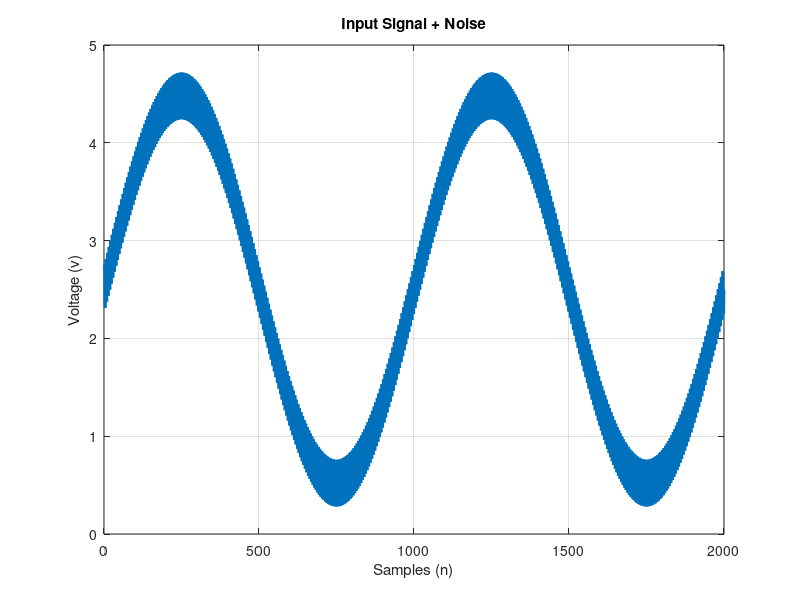
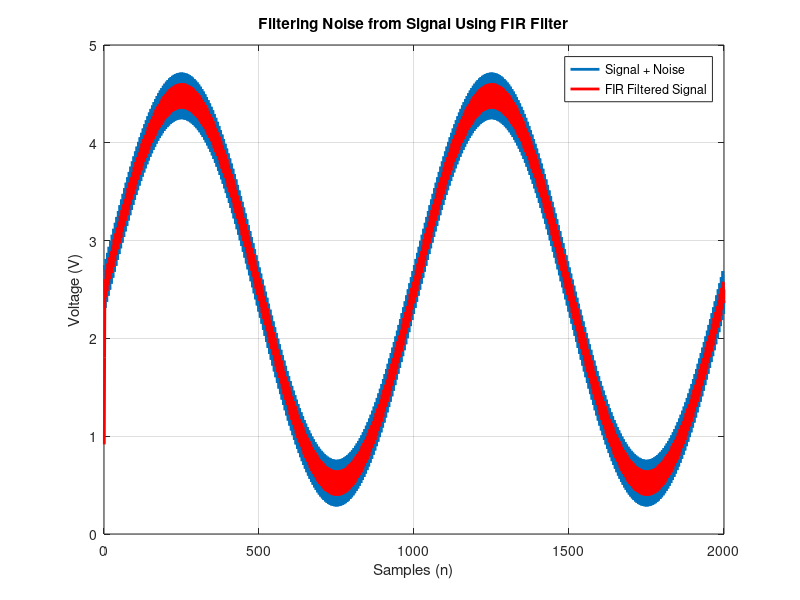
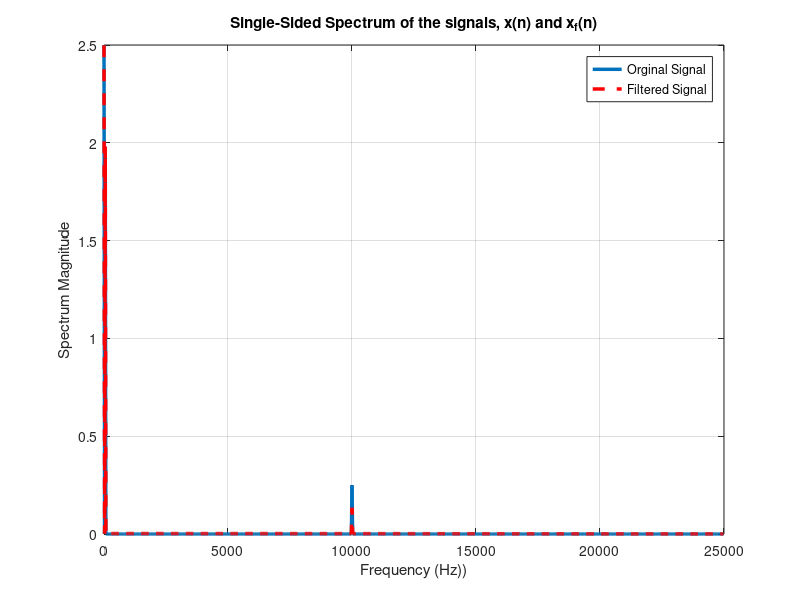

Write MATLAB code to recreate these figures, in order.
clear 
close all
clc

%% Discrete-Time Signal + Noise

n = 1:2000;     % Samples (n)

f_signal = 50;  % Desirable Signal Frequency
f_noise = 10e3; % Noise Frequency
Fs = 50e3;      % Sampling Frequency
Ts = 1/Fs;      % Sampling Time

x_signal = 280*sqrt(2)*sin(2*pi*f_signal*Ts*n);     % Desirable Signal
x_noise = 50*sin(2*pi*f_noise*Ts*n);                % Noise Signal

x_sn = 2.5 + 0.005*(x_signal + x_noise);    % Input Signal = Desirable Signal + Noise

% Plot the input Signal
figure
plot(n,x_sn)        
grid on
xlabel('Samples (n)')
ylabel('Voltage (v)')
title('Input Signal + Noise')
h1 = findobj(gcf,'type','line');
set(h1,'linewidth',2)


%% Calculating FIR Filter Output  

NN = length(x_sn);  % Finding no. of samples in the input signal

y_vector = zeros(1,NN);   % Initializing the Filter Output Vector

% Initializing the variables needed for computing the Filter Output
x_n_15 = 0;
x_n_14 = 0;
x_n_13 = 0;
x_n_12 = 0;
x_n_11 = 0;
x_n_10 = 0;
x_n_9 = 0;
x_n_8 = 0;
x_n_7 = 0;
x_n_6 = 0;
x_n_5 = 0;
x_n_4 = 0;
x_n_3 = 0;
x_n_2 = 0;
x_n_1 = 0;

% Calculating the Filter Output one sample at a time
for ii = 1:NN
    
    x_n = x_sn(ii);    % Get new Input sample and assign it to x(n)
    
    % Calculate the FIR Filter Output for M = 3
     y_n = (1/3)*(x_n + x_n_1 + x_n_2);
    
    % Calculate the FIR Filter Output for M = 6
%     y_n = (1/6)*(x_n + x_n_1 + x_n_2 + x_n_3 + x_n_4 + x_n_5);

    % Calculate the FIR Filter Output for M = 11
%     y_n = (1/11)*(x_n + x_n_1 + x_n_2 + x_n_3 + x_n_4 + x_n_5 + x_n_6 + x_n_7 + x_n_8 + x_n_9 + x_n_10);

    % Calculate the FIR Filter Output for M = 16
%    y_n = (1/16)*(x_n + x_n_1 + x_n_2 + x_n_3 + x_n_4 + x_n_5 + x_n_6 + x_n_7 + x_n_8 + x_n_9 + x_n_10 + x_n_11 + x_n_12 + x_n_13 + x_n_14 + x_n_15);
    
    % Save it to the output vector
    y_vector(ii) = y_n;
    
    % Update the previous samples
    x_n_15 = x_n_14;
    x_n_14 = x_n_13;
    x_n_13 = x_n_12;
    x_n_12 = x_n_11;
    x_n_11 = x_n_10;
    x_n_10 = x_n_9;
    x_n_9 = x_n_8;
    x_n_8 = x_n_7;
    x_n_7 = x_n_6;
    x_n_6 = x_n_5;
    x_n_5 = x_n_4;
    x_n_4 = x_n_3;
    x_n_3 = x_n_2;
    x_n_2 = x_n_1;
    x_n_1 = x_n;

end

% Plot the Input noisy signal and output filtered signal
figure
plot(n,x_sn)
hold on
plot(n, y_vector,'r')
hold off
grid on
xlabel('Samples (n)')
ylabel('Voltage (V)')
title('Filtering Noise from Signal Using FIR Filter')
legend('Signal + Noise','FIR Filtered Signal')
h1 = findobj(gcf,'type','line');
set(h1,'linewidth',2)

%% Spectrum of the Original and Filtered Signals

NN = length(x_sn);  % Finding no. of samples in the input signal
 
X_k = fft(x_sn);    % Finding spectrum of the input signal

Mag_X_k_double_sided = abs(X_k)/NN; % Calculating Spectrum Magnitude 

Mag_X_k_single_sided = Mag_X_k_double_sided(1:NN/2);   % compute the single-sided spectrum P1 based on P2 and the even-valued signal length L.
Mag_X_k_single_sided(2:NN/2) = 2*Mag_X_k_single_sided(2:NN/2);    % Ignoring the DC component

% Finding the spectrum of the filtered signal
 
Y_k = fft(y_vector);    % Finding spectrum of the input signal

Mag_Y_k_double_sided = abs(Y_k)/NN; % Calculating Spectrum Magnitude 

Mag_Y_k_single_sided = Mag_Y_k_double_sided(1:NN/2);   % compute the single-sided spectrum P1 based on P2 and the even-valued signal length L.
Mag_Y_k_single_sided(2:NN/2) = 2*Mag_Y_k_single_sided(2:NN/2);    % Ignoring the DC component

freq = Fs*(0:(NN/2)-1)/NN;          % Converting k in to Frequency

% Plotting Magnitude Spectrum of the Single-Sided Spectrum
figure
plot(freq, Mag_X_k_single_sided)
hold on
plot(freq, Mag_Y_k_single_sided,'--r')
hold off
grid on
legend('Orginal Signal','Filtered Signal')
title('Single-Sided Spectrum of the signals, x(n) and x_f(n)')
xlabel('Frequency (Hz))')
ylabel('Spectrum Magnitude')
h1 = findobj(gcf,'type','line');
set(h1,'linewidth',2.5)
